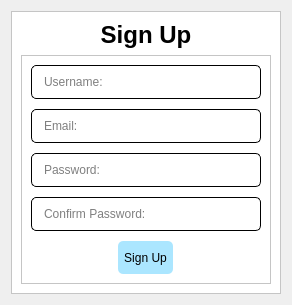
                <widget class="QWidget" name="signup_pg">
                 <layout class="QVBoxLayout" name="verticalLayout_11">
                  <item alignment="Qt::AlignVCenter">
                   <widget class="QFrame" name="frame_5">
                    <property name="minimumSize">
                     <size>
                      <width>200</width>
                      <height>200</height>
                     </size>
                    </property>
                    <property name="styleSheet">
                     <string notr="true">background-color: rgb(255, 255, 255);</string>
                    </property>
                    <property name="frameShape">
                     <enum>QFrame::StyledPanel</enum>
                    </property>
                    <property name="frameShadow">
                     <enum>QFrame::Raised</enum>
                    </property>
                    <layout class="QVBoxLayout" name="verticalLayout_10">
                     <item>
                      <widget class="QLabel" name="label_9">
                       <property name="text">
                        <string>&lt;html&gt;&lt;head/&gt;&lt;body&gt;&lt;p align=&quot;center&quot;&gt;&lt;span style=&quot; font-size:18pt; font-weight:600;&quot;&gt;Sign Up&lt;/span&gt;&lt;/p&gt;&lt;/body&gt;&lt;/html&gt;</string>
                       </property>
                      </widget>
                     </item>
                     <item alignment="Qt::AlignHCenter|Qt::AlignVCenter">
                      <widget class="QFrame" name="frame_6">
                       <property name="minimumSize">
                        <size>
                         <width>250</width>
                         <height>0</height>
                        </size>
                       </property>
                       <property name="frameShape">
                        <enum>QFrame::StyledPanel</enum>
                       </property>
                       <property name="frameShadow">
                        <enum>QFrame::Raised</enum>
                       </property>
                       <layout class="QVBoxLayout" name="verticalLayout_12">
                        <property name="spacing">
                         <number>10</number>
                        </property>
                        <item>
                         <widget class="QLineEdit" name="signup_username">
                          <property name="minimumSize">
                           <size>
                            <width>0</width>
                            <height>25</height>
                           </size>
                          </property>
                          <property name="styleSheet">
                           <string notr="true">padding: 8px 10px;
border: 1px solid black;
border-radius: 5px;</string>
                          </property>
                          <property name="placeholderText">
                           <string>Username:</string>
                          </property>
                         </widget>
                        </item>
                        <item>
                         <widget class="QLineEdit" name="email">
                          <property name="minimumSize">
                           <size>
                            <width>0</width>
                            <height>25</height>
                           </size>
                          </property>
                          <property name="styleSheet">
                           <string notr="true">padding: 8px 10px;
border: 1px solid black;
border-radius: 5px;</string>
                          </property>
                          <property name="echoMode">
                           <enum>QLineEdit::Normal</enum>
                          </property>
                          <property name="placeholderText">
                           <string>Email: </string>
                          </property>
                         </widget>
                        </item>
                        <item>
                         <widget class="QLineEdit" name="signup_pass">
                          <property name="minimumSize">
                           <size>
                            <width>0</width>
                            <height>25</height>
                           </size>
                          </property>
                          <property name="styleSheet">
                           <string notr="true">padding: 8px 10px;
border: 1px solid black;
border-radius: 5px;</string>
                          </property>
                          <property name="echoMode">
                           <enum>QLineEdit::Password</enum>
                          </property>
                          <property name="placeholderText">
                           <string>Password:</string>
                          </property>
                         </widget>
                        </item>
                        <item>
                         <widget class="QLineEdit" name="confirmpass">
                          <property name="minimumSize">
                           <size>
                            <width>0</width>
                            <height>25</height>
                           </size>
                          </property>
                          <property name="styleSheet">
                           <string notr="true">padding: 8px 10px;
border: 1px solid black;
border-radius: 5px;</string>
                          </property>
                          <property name="echoMode">
                           <enum>QLineEdit::Password</enum>
                          </property>
                          <property name="placeholderText">
                           <string>Confirm Password:</string>
                          </property>
                         </widget>
                        </item>
                        <item alignment="Qt::AlignHCenter|Qt::AlignVCenter">
                         <widget class="QPushButton" name="signup_btn">
                          <property name="minimumSize">
                           <size>
                            <width>55</width>
                            <height>33</height>
                           </size>
                          </property>
                          <property name="styleSheet">
                           <string notr="true">background-color: rgb(171, 230, 255);

border-radius: 5px;</string>
                          </property>
                          <property name="text">
                           <string>Sign Up</string>
                          </property>
                         </widget>
                        </item>
                       </layout>
                      </widget>
                     </item>
                    </layout>
                   </widget>
                  </item>
                 </layout>
                </widget>
